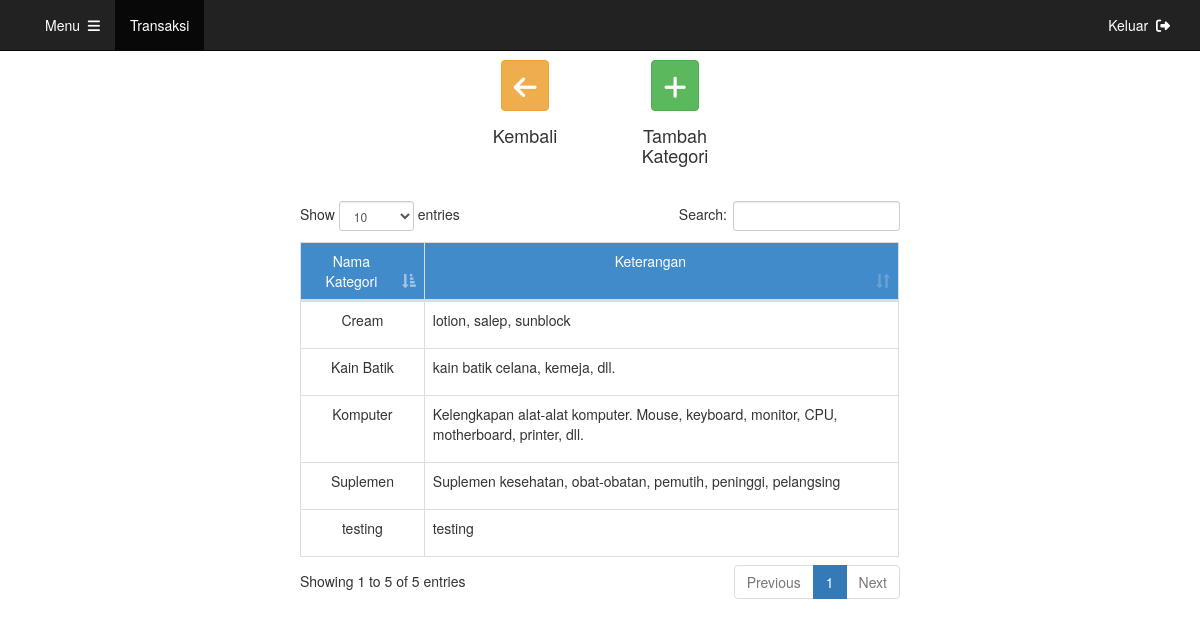
The page /stok/kategori.php (signed in) on the database its author committed.
### tables this page shows
CREATE TABLE `kategori` (
  `id` int(255) NOT NULL,
  `nama` text NOT NULL,
  `keterangan` varchar(255) NOT NULL
);

### stok/kategori.php (the view, shortened to what this page needs)
<?php
include '../connectdb.php';
?>
<!DOCTYPE html>
<html lang="en">
  <head>
    <?php include "../import.php"?>
  </head>
  <body>
    <?php include "../header.php"?>
    <div class="container" role="main" style="margin-top: 60px; width: 50%;">
      <div class="row">
        <div class="col-md-3">
        </div>
        <div class="col-md-3">
          <center>
            <div class="form-group">
              <a href="/kasir/stok/stok.php"><button class="btn btn-warning" data-toggle="modal" data-target="#add" style="font-size: 26px;padding: 0px,0px,5px,5px;"><i class="fas fa-arrow-left"></i></button></a>
            </div>
            <div class="form-group">
              <h4>Kembali</h4>
            </div>
          </center>
        </div>
        <div class="col-md-3">
          <center>
            <div class="form-group">
              <button class="btn btn-success" data-toggle="modal" data-target="#add" style="font-size: 26px;padding: 0px,0px,5px,5px;"><i class="fas fa-plus"></i></button>
            </div>
            <div class="form-group">
              <h4>Tambah Kategori</h4>
            </div>
          </center>
        </div>
        <div class="col-md-3">
        </div>
      </div>
      <br>
      <div class="row">
        <div class="table-responsive">
          <table class="table table-bordered table-hover" id="stok">
            <thead>
               <td class="text-center" style="background-color:#428BCA;color:#FFF">Nama Kategori</td>
               <td class="text-center" style="background-color:#428BCA;color:#FFF">Keterangan</td>
            </thead>
            <?php
            $query = "SELECT * FROM kategori ORDER BY id ASC";
            $result = mysqli_query($con, $query);
            while($row = mysqli_fetch_array($result))
            {
              echo '
              <tr data-toggle="modal" data-target="#edit" data-id="'.$row["id"].'" data-nama="'.$row["nama"].'" data-keterangan="'.$row["keterangan"].'" style="cursor:pointer;">
              <td class="text-center">'.$row["nama"].'</td>
              <td class="text-left"><p>'.$row["keterangan"].'</p></td>
              </tr>';
            }
            ?>
          </table>
        </div>
      </div>
    </div>
  </body>
</html>

### rows shown on the page
kategori: nama "Kain Batik", keterangan "kain batik celana, kemeja, dll."
kategori: nama "Komputer", keterangan "Kelengkapan alat-alat komputer. Mouse, keyboard, monitor, CPU, motherboard, printer, dll."
kategori: nama "Suplemen", keterangan "Suplemen kesehatan, obat-obatan, pemutih, peninggi, pelangsing"
kategori: nama "Cream", keterangan "lotion, salep, sunblock"
kategori: nama "testing", keterangan "testing"
